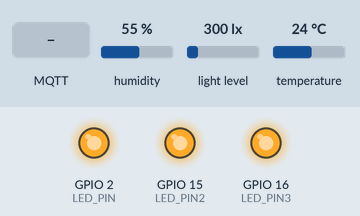
Recording of a sketch running on a simulated ESP32. Parts: output pins drawn as LEDs (lit = HIGH). The inputs (shaded band) are chosen by the test bench; at power-on: humidity 55 %, light level 300 lx, temperature 24 °C. WiFi joins after 1.5 s; servers stay silent unless stated; random numbers use the default seed unless the sketch sets one; no MQTT or app messages arrive unless stated; what the sketch prints to the serial monitor is not drawn.

Above: at 3.2 s.
3.3 s: MQTT message "ON" arrives on the first subscribed topic
At 3.8 s:
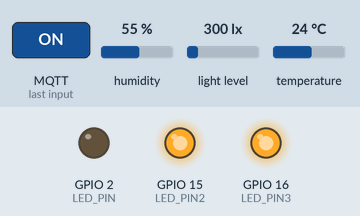
4.8 s: MQTT message "ON" arrives on the second subscribed topic
At 6.0 s:
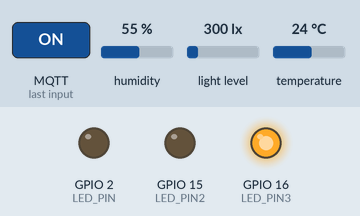
6.3 s: MQTT message "OFF" arrives on the first subscribed topic
At 7.3 s:
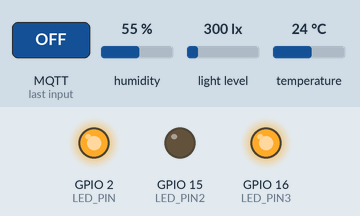
7.8 s: MQTT message "ON" arrives on the third subscribed topic
At 8.4 s:
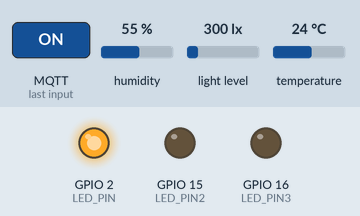
9.3 s: MQTT message "OFF" arrives on the second subscribed topic
At 10.5 s:
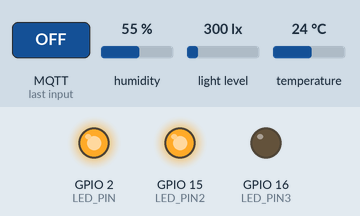
10.8 s: MQTT message "OFF" arrives on the third subscribed topic
At 11.9 s:
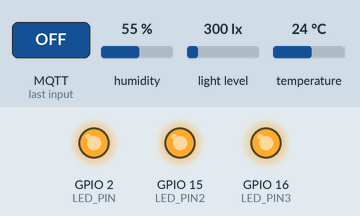
Timing chart, 0 to 13.3 s (numbered marks = the images above; inputs shaded):
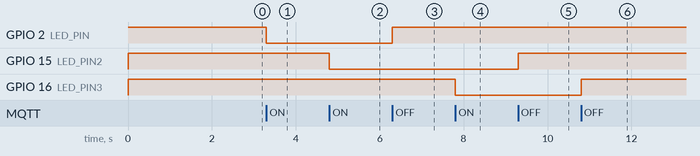

The sketch:

nhung_ver006.ino
```cpp
#include <WiFi.h>
#include <PubSubClient.h>
#include <DHT.h>
#include <Wire.h>
#include <BH1750.h>
#include <MQ135.h>

// Định nghĩa chân cảm biến và LED
#define DHTPIN 4      // Chân kết nối DHT11
#define DHTTYPE DHT11
#define LED_PIN 2     // Chân GPIO nối với đèn LED
#define LED_PIN2 15   // Chân GPIO nối với LED thứ hai
#define LED_PIN3 16   // Chân GPIO nối với LED thứ ba
#define BH1750_ADDRESS 0x23  // Địa chỉ I2C của BH1750
#define MQ135_PIN 34  // Chân analog cho MQ135

DHT dht(DHTPIN, DHTTYPE);
BH1750 lightMeter;

// Thông tin WiFi
const char* ssid = "AnhLong";
const char* password = "anhyeuem";

// Thông tin HiveMQ Cloud (thay bằng thông tin thực tế từ HiveMQ Cloud dashboard)
const char* mqttServer = "6bb7b8396ec94250b3c8fdfd10611676.s1.eu.hivemq.cloud";  // Thay bằng Cluster URL của bạn
const int mqttPort = 8883;                             // Cổng TLS của HiveMQ Cloud
const char* mqttUser = "smartHomeNhung006";                // Thay bằng username từ HiveMQ
const char* mqttPassword = "Long2003@";            // Thay bằng password từ HiveMQ

// Topic MQTT
const char* topic = "sensors/data";
const char* ledTopic = "sensors/led1";
const char* ledTopic2 = "sensors/led2";
const char* ledTopic3 = "sensors/led3";

// Khai báo WiFiClientSecure thay vì WiFiClient để hỗ trợ TLS
#include <WiFiClientSecure.h>
WiFiClientSecure espClient;
PubSubClient client(espClient);

void callback(char* topic, byte* message, unsigned int length) {
  String msg;
  for (int i = 0; i < length; i++) {
    msg += (char)message[i];
  }

  if (String(topic) == "sensors/led1") {
    if (msg == "ON") {
      digitalWrite(LED_PIN, LOW);  // Bật LED
      Serial.println("Đèn LED đã bật ngay lập tức");
    } else if (msg == "OFF") {
      digitalWrite(LED_PIN, HIGH); // Tắt LED
      Serial.println("Đèn LED đã tắt ngay lập tức");
    }
  } else if (String(topic) == "sensors/led2") {
    if (msg == "ON") {
      digitalWrite(LED_PIN2, LOW);  // Bật LED thứ hai
      Serial.println("Đèn LED 2 đã bật ngay lập tức");
    } else if (msg == "OFF") {
      digitalWrite(LED_PIN2, HIGH); // Tắt LED thứ hai
      Serial.println("Đèn LED 2 đã tắt ngay lập tức");
    }
  } else if (String(topic) == "sensors/led3") {
    if (msg == "ON") {
      digitalWrite(LED_PIN3, LOW);  // Bật LED thứ ba
      Serial.println("Đèn LED 3 đã bật ngay lập tức");
    } else if (msg == "OFF") {
      digitalWrite(LED_PIN3, HIGH); // Tắt LED thứ ba
      Serial.println("Đèn LED 3 đã tắt ngay lập tức");
    }
  }
}

void setup() {
  Serial.begin(9600);
  dht.begin();

  pinMode(LED_PIN, OUTPUT);
  pinMode(LED_PIN2, OUTPUT);
  pinMode(LED_PIN3, OUTPUT);
  pinMode(MQ135_PIN, INPUT);
  digitalWrite(LED_PIN, HIGH);  // Tắt LED khi khởi động
  digitalWrite(LED_PIN2, HIGH); // Tắt LED 2 khi khởi động
  digitalWrite(LED_PIN3, HIGH); // Tắt LED 3 khi khởi động

  // Khởi tạo cảm biến ánh sáng BH1750
  Wire.begin();
  lightMeter.begin(BH1750::CONTINUOUS_HIGH_RES_MODE);

  // Kết nối WiFi
  WiFi.begin(ssid, password);
  while (WiFi.status() != WL_CONNECTED) {
    delay(1000);
    Serial.println("Đang kết nối WiFi...");
  }
  Serial.println("Đã kết nối WiFi");

  // Tắt xác thực chứng chỉ SSL
  espClient.setInsecure();

  // Cài đặt MQTT Broker
  client.setServer(mqttServer, mqttPort);
  client.setCallback(callback);
  reconnectMQTT();
}

void reconnectMQTT() {
  while (!client.connected()) {
    Serial.println("Đang kết nối MQTT...");
    String clientId = "ESP32Client-" + String(random(0xffff), HEX);
    if (client.connect(clientId.c_str(), mqttUser, mqttPassword)) {
      Serial.println("Đã kết nối MQTT");
      client.subscribe(ledTopic);   // Đăng ký topic điều khiển đèn LED
      client.subscribe(ledTopic2);  // Đăng ký topic điều khiển LED thứ hai
      client.subscribe(ledTopic3);  // Đăng ký topic điều khiển LED thứ ba
    } else {
      Serial.print("Lỗi kết nối MQTT, mã lỗi: ");
      Serial.println(client.state());
      delay(2000);
    }
  }
}

unsigned long lastSensorPublish = 0;
const unsigned long sensorInterval = 10000;  // Gửi dữ liệu mỗi 10 giây

void loop() {
  if (!client.connected()) {
    reconnectMQTT();
  }
  client.loop();

  unsigned long currentMillis = millis();
  if (currentMillis - lastSensorPublish >= sensorInterval) {
    lastSensorPublish = currentMillis;

    // Đọc dữ liệu cảm biến
    float temperature = dht.readTemperature();
    float humidity = dht.readHumidity();
    float light = lightMeter.readLightLevel();
    int airQuality = analogRead(MQ135_PIN);

    if (!isnan(temperature) && !isnan(humidity)) {
      String payload = "{\"temperature\":" + String(temperature) +
                       ", \"humidity\":" + String(humidity) +
                       ", \"light\":" + String(light) +
                       ", \"air_quality\":" + String(airQuality) + "}";
      client.publish("sensors/data", payload.c_str());
      Serial.println("Đã gửi dữ liệu: " + payload);
    } else {
      Serial.println("Lỗi khi đọc cảm biến DHT");
    }
  }
}
```

Measured:
- after the input at 3.3 s, GPIO 2 (LED_PIN): HIGH → LOW at once
- after the input at 4.8 s, GPIO 15 (LED_PIN2): HIGH → LOW at once
- after the input at 6.3 s, GPIO 2 (LED_PIN): LOW → HIGH at once
- after the input at 7.8 s, GPIO 16 (LED_PIN3): HIGH → LOW at once
- after the input at 9.3 s, GPIO 15 (LED_PIN2): LOW → HIGH at once
- after the input at 10.8 s, GPIO 16 (LED_PIN3): LOW → HIGH at once
